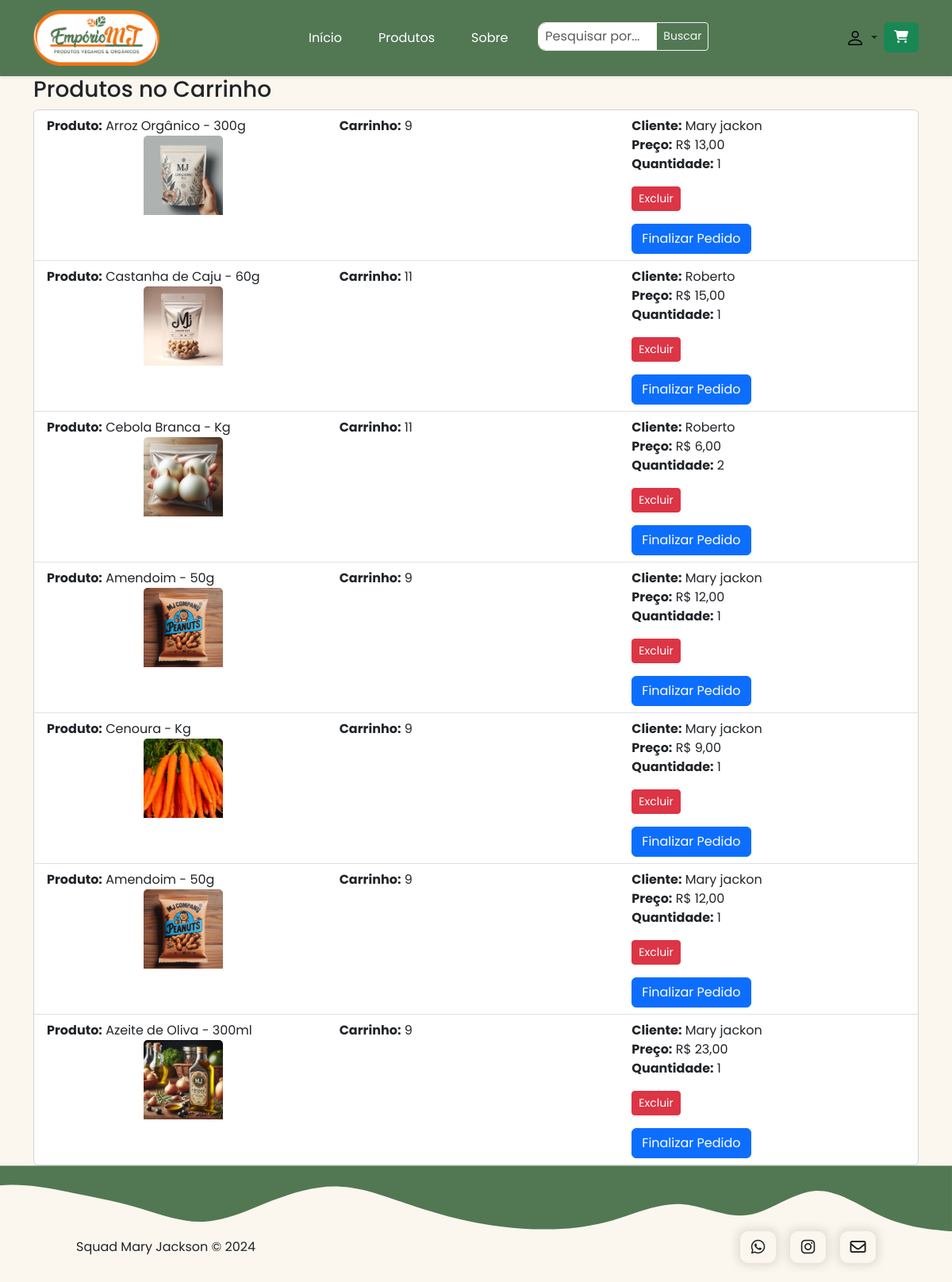
Page /carrinhoproduto/ on the committed database.
### app_MJ/models.py (models this page shows, shortened)
class CarrinhoProduto(models.Model):
    carrinho = models.ForeignKey(Carrinho, on_delete=models.CASCADE)
    produto = models.ForeignKey(Produto, on_delete=models.CASCADE)
    quantidade = models.IntegerField()
    preco = models.DecimalField(max_digits=5, decimal_places=2)
    data_pedido = models.DateTimeField(default=timezone.now, blank=True)

class Produto(models.Model):
    nome_produto = models.CharField(max_length=200, default="")
    categoria = models.ForeignKey(Categoria, on_delete=models.CASCADE, default=1)
    descricao = models.TextField()
    quantidade = models.IntegerField(default=0)
    imagem = models.ImageField(upload_to="", null=True, blank=True)
    preco = models.DecimalField(max_digits=5, decimal_places=2)
    data_produto = models.DateTimeField(default=timezone.now, blank=True)

class Carrinho(models.Model):
    cliente = models.ForeignKey(
        Cliente, on_delete=models.CASCADE, null=True, blank=True
    )
    data_pedido = models.DateTimeField(default=timezone.now, blank=True)

class Cliente(models.Model):
    estados = (
        ("AC", "AC"),
        ("AL", "AL"),
        ("AP", "AP"),
        ("AM", "AM"),
        ("BA", "BA"),
        ("CE", "CE"),
        ("ES", "ES"),
        ("GO", "GO"),
        ("MA", "MA"),
        ("MT", "MT"),
        ("MS", "MS"),
        ("MG", "MG"),
        ("PA", "PA"),
        ("PB", "PB"),
        ("PR", "PR"),
        ("PE", "PE"),
        ("PI", "PI"),
        ("RJ", "RJ"),
        ("RN", "RN"),
        ("RS", "RS"),
        ("RO", "RO"),
        ("RR", "RR"),
        ("SC", "SC"),
        ("SP", "SP"),
        ("SE", "SE"),
        ("TO", "TO"),
        ("DF", "DF"),
    )
    nome_completo = models.CharField(max_length=200)
    endereco = models.CharField(max_length=200, null=True, blank=True)
    cidade = models.CharField(max_length=100)
    estado = models.CharField(max_length=4, choices=estados)
    data_cadastro = models.DateTimeField(default=timezone.now, blank=True)
    telefone = models.CharField(max_length=200)
    email = models.EmailField(max_length=200, null=True, blank=True, unique=True)
    senha = models.CharField(max_length=15)

### app_MJ/views.py (the view)
# urls.py: path('carrinhoproduto/', carrinhoproduto, name='carrinhoproduto'),
def carrinhoproduto(request):
    carrinhoprodutos = CarrinhoProduto.objects.all()
    return render(request, 'carrinhoproduto.html', {'carrinhoprodutos': carrinhoprodutos})

### templates/carrinhoproduto.html (shortened to what this page needs)
{% extends 'base.html' %}
{% block content %}
<div class="container">
    <h3>Produtos no Carrinho</h3>
    <div class="card">
        <ul class="list-group list-group-flush">
            {% for carrinhoproduto in carrinhoprodutos %}
                <li class="list-group-item">
                    <div class="row">
                        <div class="col-sm-4">
                            <strong>Produto:</strong> {{ carrinhoproduto.produto.nome_produto }}
                            <img
                                src="{{ carrinhoproduto.produto.imagem.url }}"
                                class="card-img-top mx-auto d-block mb-3"
                                alt="{{ carrinhoproduto.produto.nome_produto }}"
                                style="max-width: 100px; margin-bottom: -15px"
                            />
                        </div>
                        <div class="col-sm-4">
                            <strong>Carrinho:</strong> {{ carrinhoproduto.carrinho.id }}
                        </div>
                        <div class="col-md-4">
                            <strong>Cliente:</strong>
                            {% if carrinhoproduto.carrinho.cliente %}
                                {{ carrinhoproduto.carrinho.cliente.nome_completo }}
                            {% else %}
                                Mary jackon
                            {% endif %}
                            <br>
                            <strong>Preço:</strong> R$ {{ carrinhoproduto.produto.preco }}
                            <br>
                            <strong>Quantidade:</strong> {{ carrinhoproduto.quantidade }}
                            <form action="{% url 'deletar_item_carrinho' carrinhoproduto.id %}" method="post" class="mt-3">
                                <button type="submit" class="btn btn-danger btn-sm">Excluir</button>
                            </form>
                            <a href="{% url 'finalizar_pedido' %}" class="btn btn-primary mt-3">Finalizar Pedido</a>
                        </div>
                </li>
            {% endfor %}
        </ul>
    </div>
</div>
{% endblock %}

### static/css/color.css (style rules this page uses)
:root { --green: #527853; --dark-orange: #ee7214; --light-orange: #f7b787; --salmon: #f9e8d9; --black: #000; --white: #fff; --light-blue: #007bff; }

### static/css/style.css (style rules this page uses)
* { font-family: 'Poppins', sans-serif; margin: 0; padding: 0; box-sizing: border-box; }
html,body { overflow-x: hidden; }
body { background-color:#F9E8D9; min-width: 372px; }

### rows in the picture
CarrinhoProduto: produto.nome_produto "Arroz Orgânico - 300g", produto.imagem (picture), carrinho.id "9", shows "Mary jackon", produto.preco "13,00", quantidade "1"
CarrinhoProduto: produto.nome_produto "Castanha de Caju - 60g", produto.imagem (picture), carrinho.id "11", carrinho.cliente.nome_completo "Roberto", produto.preco "15,00", quantidade "1"
CarrinhoProduto: produto.nome_produto "Cebola Branca - Kg", produto.imagem (picture), carrinho.id "11", carrinho.cliente.nome_completo "Roberto", produto.preco "6,00", quantidade "2"
CarrinhoProduto: produto.nome_produto "Amendoim - 50g", produto.imagem (picture), carrinho.id "9", shows "Mary jackon", produto.preco "12,00", quantidade "1"
CarrinhoProduto: produto.nome_produto "Cenoura - Kg", produto.imagem (picture), carrinho.id "9", shows "Mary jackon", produto.preco "9,00", quantidade "1"
CarrinhoProduto: produto.nome_produto "Amendoim - 50g", produto.imagem (picture), carrinho.id "9", shows "Mary jackon", produto.preco "12,00", quantidade "1"
CarrinhoProduto: produto.nome_produto "Azeite de Oliva - 300ml", produto.imagem (picture), carrinho.id "9", shows "Mary jackon", produto.preco "23,00", quantidade "1"
